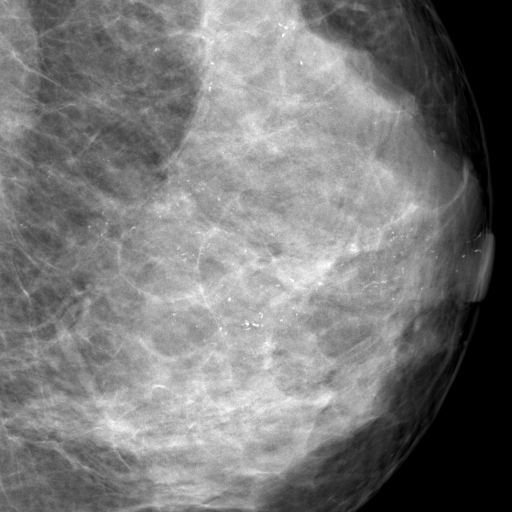
#> input picture images_vindr/unified_dataset_0.jpg, 1024 x 1024 px, given as the content of the folder pgan/healthy_patches, which was not available (shown at 1/2 size)
$ python mask_generator.py   (older library calls are emulated)
#> lines starting #> are read from the running program, lines starting #| are printed output that depends on the picture; after the words box and inside, x2 and y2 are one past the last pixel; in counts of white or black regions, pixels touching at a corner belong together; pictures that were not available may be replaced by others from this repository, and a replacement may not be noted
import glob
import os
import random

import cv2
import numpy as np

# [96 lines left out: functions generate_mask_for_lesion_patches, upscale_masks, not called in this run]


def generate_masks_into_healthy_tissue():
    input_dir = "pgan/healthy_patches"
    output_dir = "pgan/healthy_patches_masks"

    min_count = 1
    max_count = 3

    min_size = 2
    max_size = 4

    threshold = 100
    random.seed(42)

    os.makedirs(output_dir, exist_ok=True)

    for filename in os.listdir(input_dir):
        if not filename.lower().endswith((".png", ".jpg", ".jpeg", ".bmp", ".tif", ".tiff")):
            continue

        path = os.path.join(input_dir, filename)

        img = cv2.imread(path, cv2.IMREAD_GRAYSCALE)
#> img is the input picture: shape (1024, 1024); min 0, max 255, mean 120.2
        if img is None:
            continue

        h, w = img.shape
#> h = 1024; w = 1024
        tissue = (img > threshold).astype(np.uint8) * 255
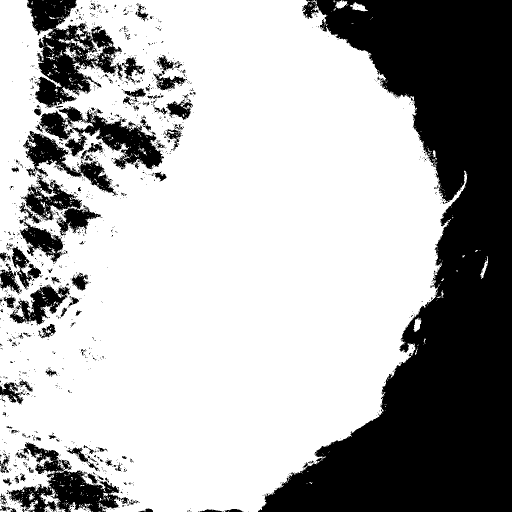
#> tissue: shape (1024, 1024) (shown at 1/2 size); 67.8% white; 1526 black regions (1412 under 20 px), largest, box (x1, y1, x2, y2) and area: (516, 0, 1024, 1024) 253808, (54, 0, 244, 216) 18515, (13, 884, 240, 1024) 12424

        ys, xs = np.where(tissue > 0)
        mask = np.zeros((h, w), dtype=np.uint8)

        if len(xs) == 0:
            out_name = os.path.splitext(filename)[0] + "_mask.png"
            cv2.imwrite(os.path.join(output_dir, out_name), mask)
            continue

        count = random.randint(min_count, max_count)

        for _ in range(count):
            for _ in range(100):
                i = random.randint(0, len(xs) - 1)
                cx = xs[i]
                cy = ys[i]

                r = random.randint(min_size, max_size)

                # random blob contour
                n_points = random.randint(10, 16)
                angles = np.linspace(0, 2 * np.pi, n_points, endpoint=False)
                angles += np.random.uniform(-0.15, 0.15, size=n_points)

                points = []
                for a in angles:
                    rr = r * random.uniform(0.75, 1.25)
                    x = int(cx + rr * np.cos(a))
                    y = int(cy + rr * np.sin(a))
                    points.append([x, y])

                points = np.array(points, dtype=np.int32)

                temp = np.zeros_like(mask)
                cv2.fillPoly(temp, [points], 255)

                # smooth shape a bit
                temp = cv2.GaussianBlur(temp, (5, 5), 0)
                temp = (temp > 50).astype(np.uint8) * 255

                # guarantee full solid object, no holes
                kernel = np.ones((3, 3), np.uint8)
                temp = cv2.morphologyEx(temp, cv2.MORPH_CLOSE, kernel)
                temp = cv2.morphologyEx(temp, cv2.MORPH_OPEN, kernel)

                # keep only if almost all inside tissue
                shape_pixels = np.sum(temp > 0)
                inside_pixels = np.sum((temp > 0) & (tissue > 0))

                if shape_pixels > 0 and inside_pixels / shape_pixels > 0.98:
                    mask[temp > 0] = 255
                    break
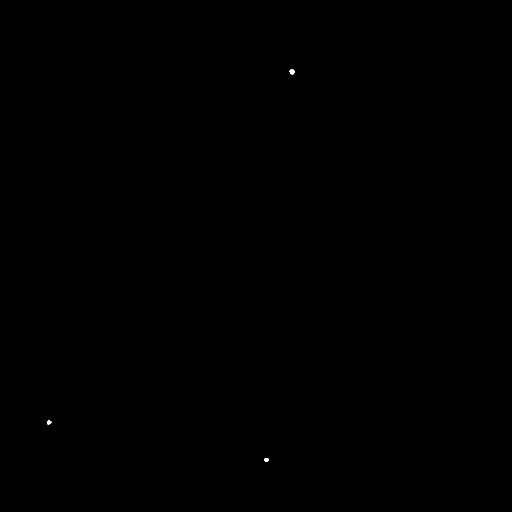
#> mask: shape (1024, 1024) (shown at 1/2 size); 0.02% white; 3 white regions, box (x1, y1, x2, y2) and area: (579, 139, 589, 149) 81, (94, 841, 103, 849) 57, (529, 916, 537, 924) 56
#> temp: shape (1024, 1024); 0.01% white; 1 white region, box (x1, y1, x2, y2) and area: (529, 916, 537, 924) 56

        out_name = os.path.splitext(filename)[0] + "_mask.png"
        cv2.imwrite(os.path.join(output_dir, out_name), mask)

generate_masks_into_healthy_tissue()

$ run again, on images_vindr/unified_dataset_127.jpg
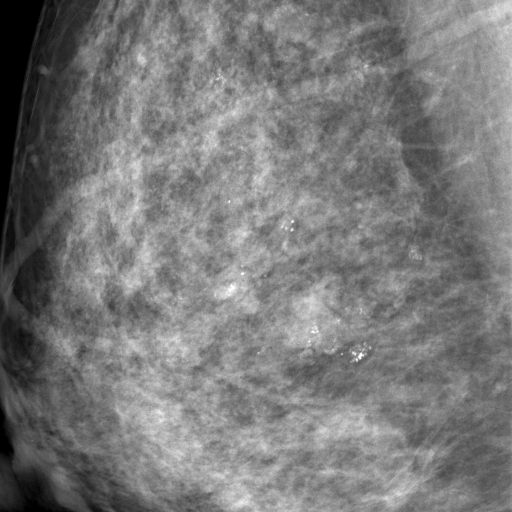
#> input picture images_vindr/unified_dataset_127.jpg, 1024 x 1024 px, given as the content of the folder pgan/healthy_patches, which was not available (shown at 1/2 size)
#> in generate_masks_into_healthy_tissue, img is the input picture: shape (1024, 1024); min 0, max 255, mean 121
#> in generate_masks_into_healthy_tissue, `tissue = (img > threshold).astype(np.uint8) * 255`:
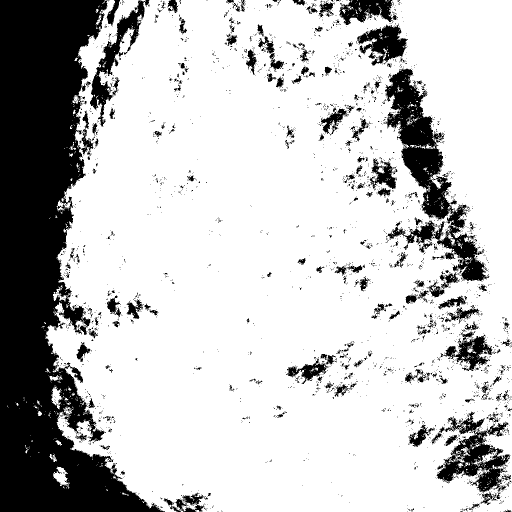
#> tissue: shape (1024, 1024) (shown at 1/2 size); 76.3% white; 2882 black regions (2648 under 20 px), largest, box (x1, y1, x2, y2) and area: (0, 0, 330, 1024) 162472, (770, 137, 979, 563) 24231, (873, 823, 1021, 986) 9274

$ run again, on images_vindr/unified_dataset_13.jpg
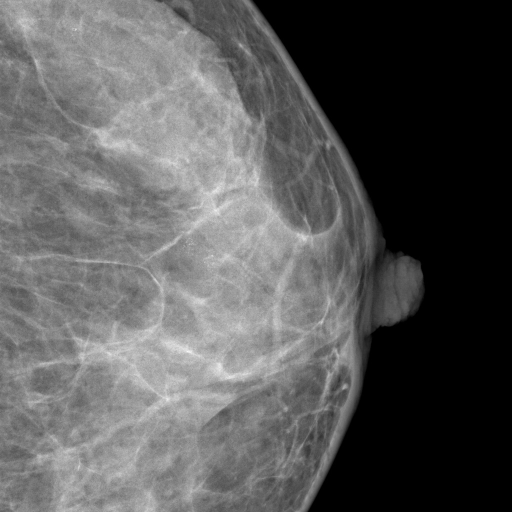
#> input picture images_vindr/unified_dataset_13.jpg, 1024 x 1024 px, given as the content of the folder pgan/healthy_patches, which was not available (shown at 1/2 size)
#> in generate_masks_into_healthy_tissue, img is the input picture: shape (1024, 1024); min 0, max 255, mean 90
#> in generate_masks_into_healthy_tissue, `tissue = (img > threshold).astype(np.uint8) * 255`:
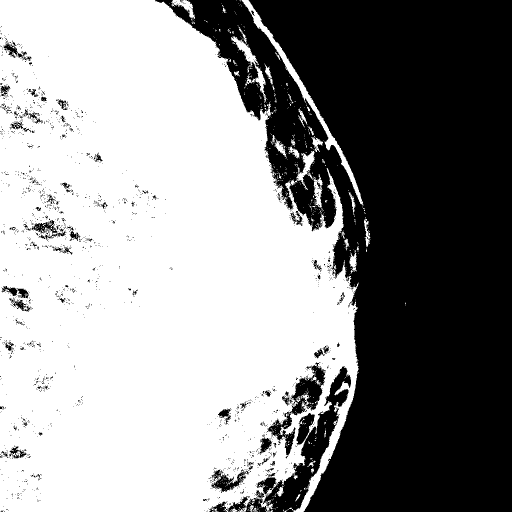
#> tissue: shape (1024, 1024) (shown at 1/2 size); 56.7% white; 1760 black regions (1675 under 20 px), largest, box (x1, y1, x2, y2) and area: (310, 0, 1024, 1024) 420184, (491, 732, 702, 1024) 13124, (534, 725, 651, 911) 5004

$ run again, on images_vindr/unified_dataset_133.jpg
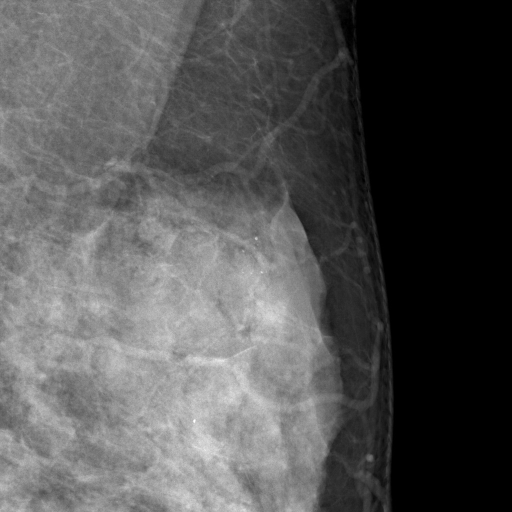
#> input picture images_vindr/unified_dataset_133.jpg, 1024 x 1024 px, given as the content of the folder pgan/healthy_patches, which was not available (shown at 1/2 size)
#> in generate_masks_into_healthy_tissue, img is the input picture: shape (1024, 1024); min 0, max 255, mean 84.6
#> in generate_masks_into_healthy_tissue, `tissue = (img > threshold).astype(np.uint8) * 255`:
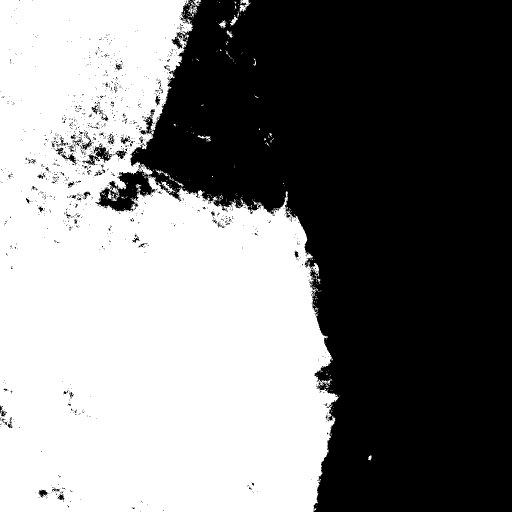
#> tissue: shape (1024, 1024) (shown at 1/2 size); 49.4% white; 385 white regions (370 under 20 px), largest, box (x1, y1, x2, y2) and area: (0, 0, 677, 1024) 515252, (376, 0, 402, 35) 287, (479, 0, 502, 23) 256
